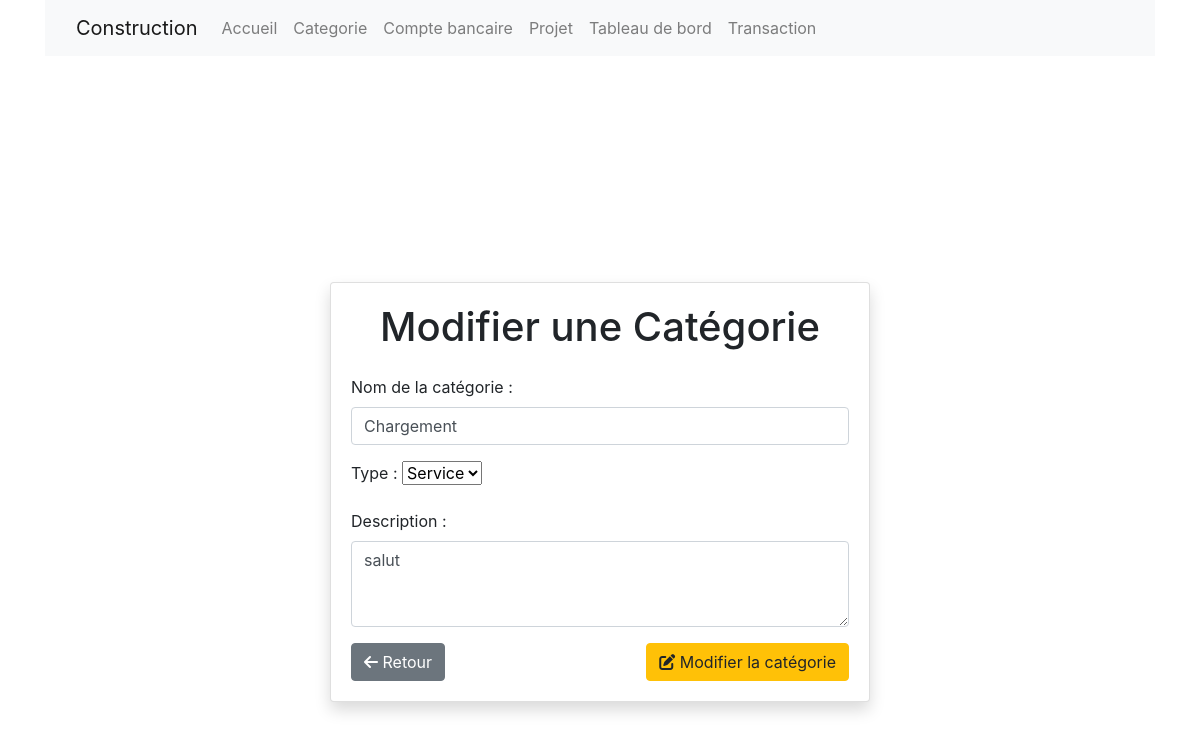
/modifier_categorie/8/, run on the app's committed database.
### entreprise/models.py (models this page shows, shortened)
class Categorie(models.Model):
    category_name = models.CharField(max_length=255, unique=True, verbose_name="Nom de la catégorie")
    TYPE_CHOICES = [
        ('produit', 'Produit'),
        ('service', 'Service'),
        ('autre', 'Autre'),
    ]
    type = models.CharField(max_length=20, choices=TYPE_CHOICES, default='autre', verbose_name="Type de catégorie")
    description = models.TextField(blank=True, verbose_name="Description")
    created_at = models.DateTimeField(auto_now_add=True, verbose_name="Date de création")
    updated_at = models.DateTimeField(auto_now=True, verbose_name="Dernière mise à jour")

### entreprise/views.py (the view)
# urls.py: path('modifier_categorie/<int:categorie_id>/', modifier_categorie, name='modifier_categorie'),
def modifier_categorie(request, categorie_id):
    categorie = get_object_or_404(Categorie, pk=categorie_id)
    if request.method == "POST":
        categorie.category_name = request.POST.get('category_name', '').strip()
        categorie.type = request.POST.get('type', '').strip()
        categorie.description = request.POST.get('description', '').strip()
        categorie.save()
        return redirect('categorie')
    return render(request, 'categories/modifier_categorie.html', {'categorie': categorie})

### entreprise/templates/categories/modifier_categorie.html (shortened to what this page needs)
{% extends "base_templates.html" %}
{% block contenu %}
{% include "navbar/navbar.html" %}
<div class="container d-flex align-items-center justify-content-center vh-100 mt-5 mb-5">
    <div class="card shadow w-50 mb-4">
        <div class="card-body">
            <h1 class="text-center mb-4">Modifier une Catégorie</h1>
            <form method="post">
                <div class="mb-3">
                    <label for="category_name" class="form-label">Nom de la catégorie :</label>
                    <input type="text" class="form-control" id="category_name" name="category_name" value="{{ categorie.category_name }}">
                </div>
                <div class="mb-3">
                    <label for="type" class="form-label">Type :</label>
                    <select class="form-select" id="type" name="type">
                        <option value="service" {% if categorie.type == "service" %}selected{% endif %}>Service</option>
                    </select>
                </div>
                <div class="mb-3">
                    <label for="description" class="form-label">Description :</label>
                    <textarea class="form-control" id="description" name="description" rows="3">{{ categorie.description }}</textarea>
                </div>
                <div class="d-flex justify-content-between mt-3">
                    <a href="{% url 'categorie' %}" class="btn btn-secondary"><i class="fas fa-arrow-left"></i> Retour</a>
                    <button type="submit" class="btn btn-warning"><i class="fas fa-edit"></i> Modifier la catégorie</button>
                </div>
            </form>
        </div>
    </div>
</div>
{% endblock contenu %}

### data on the page
Categorie: category_name "Chargement", type "Service", description "salut"
